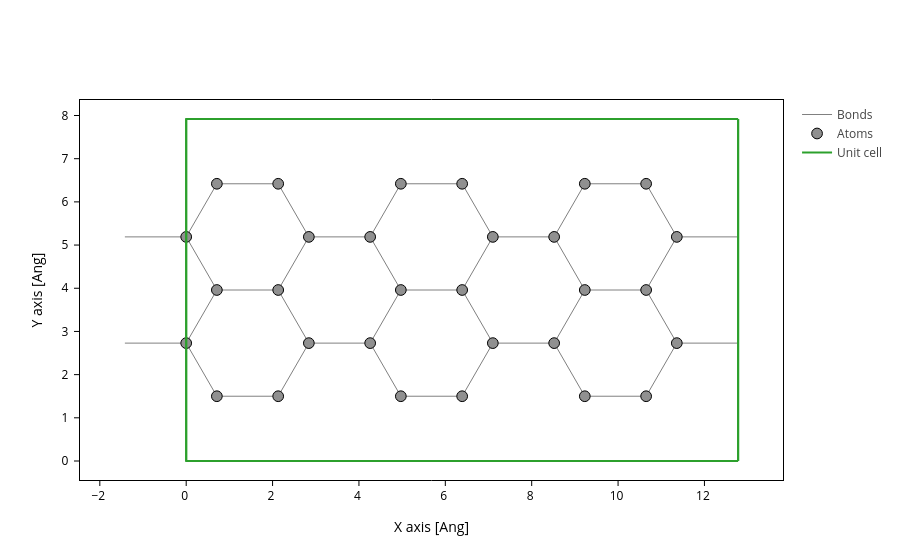

Here is the notebook cell this chart was saved with:
### Code cell
nanoribbon = make_nanoribbon(WIDTH, LENGTH)
# view(nanoribbon.to.ase())
nanoribbon.plot(axes="xy")

### Figure 1 — Plotly figure (JSON) as saved in the notebook; plotly's stock layout.template omitted (floating-point values rounded to 4 significant figures; data arrays with more than 128 entries replaced by an {"elided": "..."} marker saying what was removed)
{"data": [{"line": {"color": "gray", "width": 1}, "meta": {}, "mode": "lines", "name": "Bonds", "opacity": 1, "type": "scatter", "x": {"elided": "861 float values"}, "y": {"elided": "861 float values"}}, {"marker": {"color": "#909090", "line": {"color": "black", "width": 1}, "opacity": 1, "size": 10.72}, "meta": {}, "mode": "markers", "name": "Atoms", "opacity": 1, "type": "scatter", "x": [0.0, 0.0, 0.71, 0.71, 0.71, 2.13, 2.13, 2.13, 2.84, 2.84, 4.26, 4.26, 4.97, 4.97, 4.97, 6.39, 6.39, 6.39, 7.1, 7.1, 8.52, 8.52, 9.23, 9.23, 9.23, 10.65, 10.65, 10.65, 11.36, 11.36], "y": [2.73, 5.189, 1.5, 3.96, 6.419, 1.5, 3.96, 6.419, 2.73, 5.189, 2.73, 5.189, 1.5, 3.96, 6.419, 1.5, 3.96, 6.419, 2.73, 5.189, 2.73, 5.189, 1.5, 3.96, 6.419, 1.5, 3.96, 6.419, 2.73, 5.189]}, {"meta": {}, "mode": "lines", "name": "Unit cell", "type": "scatter", "x": [0.0, 0.0, 12.78, 12.78, 0.0, 0.0, NaN, 0.0, 0.0, 0.0, 12.78, 12.78, 0.0, NaN, 12.78, 12.78, NaN, 12.78, 12.78], "y": [0.0, 7.919, 7.919, 7.919, 7.919, 7.919, NaN, 7.919, 0.0, 0.0, 0.0, 0.0, 0.0, NaN, 7.919, 0.0, NaN, 7.919, 0.0]}], "layout": {"scene": {"aspectmode": "data", "xaxis": {"title": {"text": "X axis [Ang]"}}, "yaxis": {"title": {"text": "Y axis [Ang]"}}}, "xaxis": {"scaleanchor": "y", "scaleratio": 1, "title": {"text": "X axis [Ang]"}}, "yaxis": {"title": {"text": "Y axis [Ang]"}}}}
